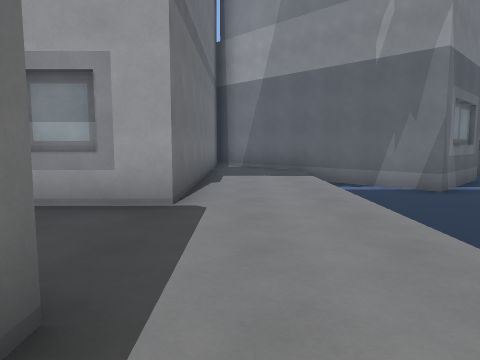
[1] (above)

24 first-person views from a walk through a 3-D level made in the Godot game engine. The camera is 1.4 m above the floor, tilts 6° down and sees 70° across. The floor is counted in squares, 2 m on a side. Each view is taken from the middle of a square. On the plan, view 1 faces up. The plan holds only what a view shows up to about 11 squares ahead; the rest is blank. The place goes on beyond the plan. Characters and animated objects are not drawn.

[2]
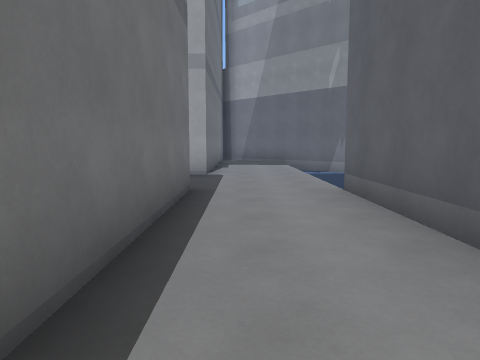

[3]
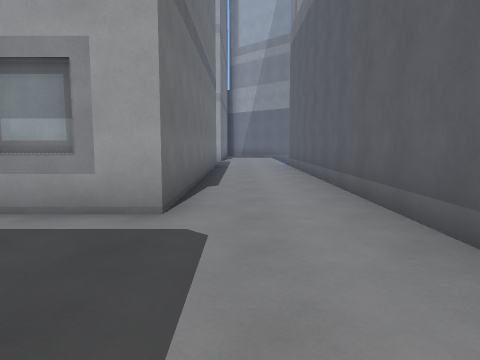

[4]
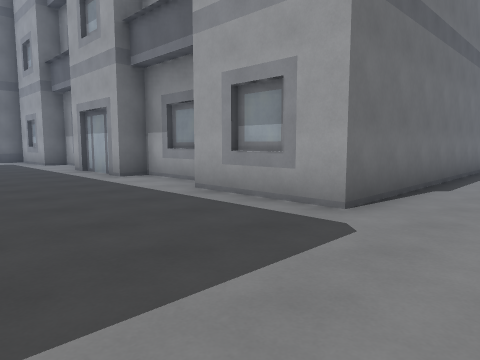

[5]
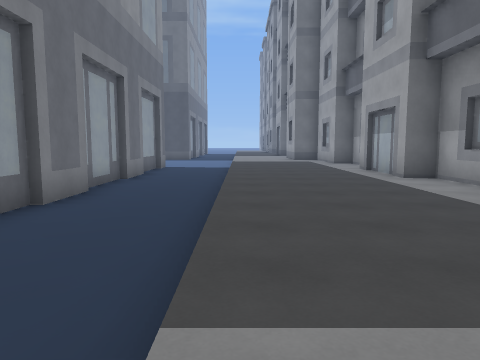

[6]
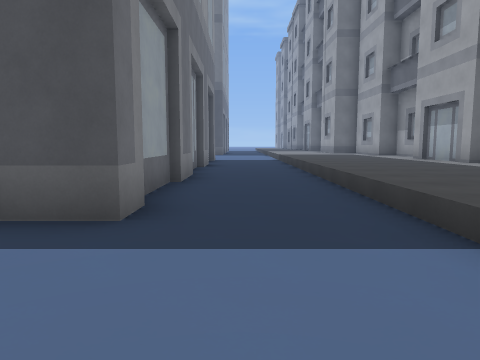

[7]
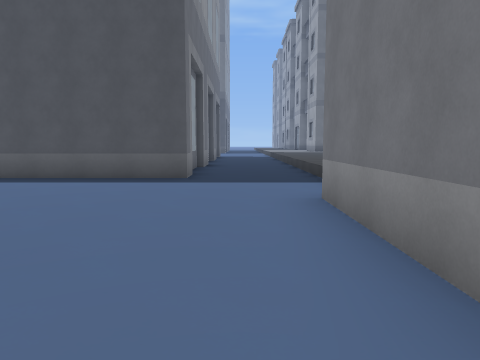

[8]
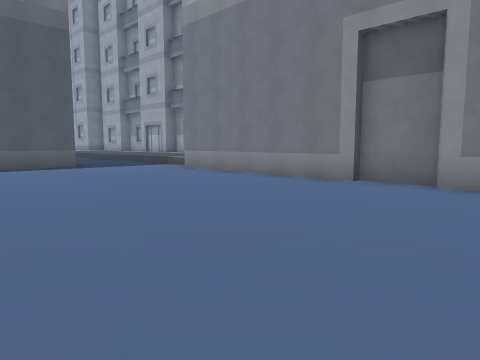

[9]
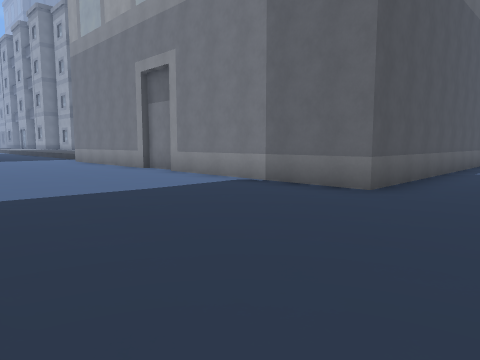

[10]
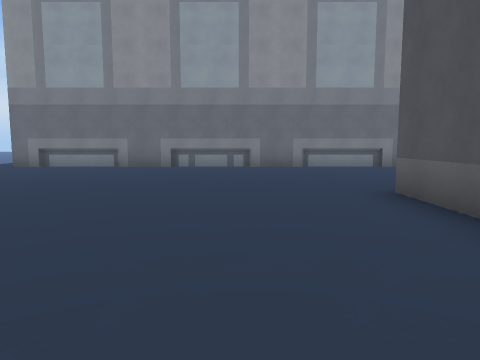

[11]
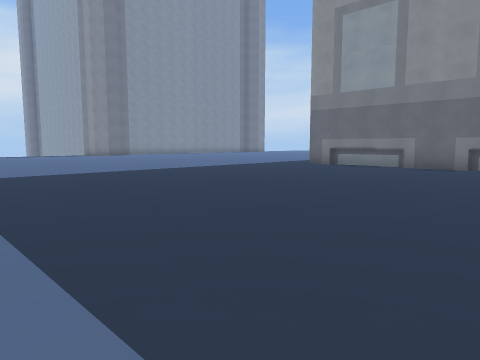

[12]
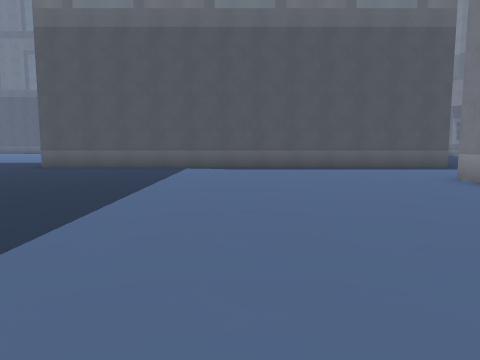

[13]
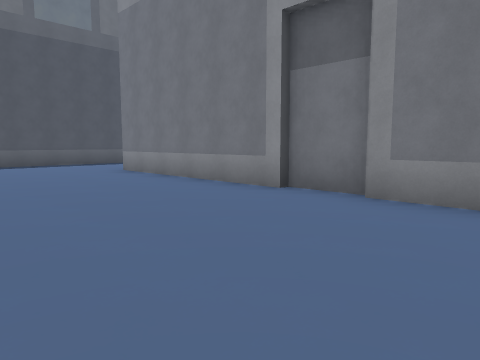

[14]
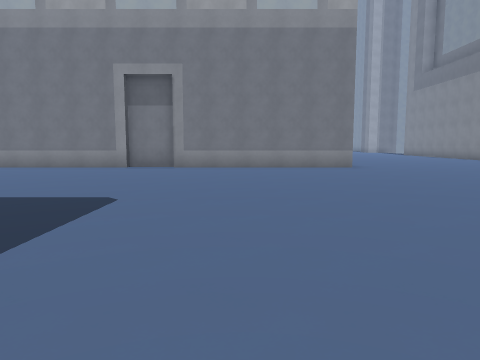

[15]
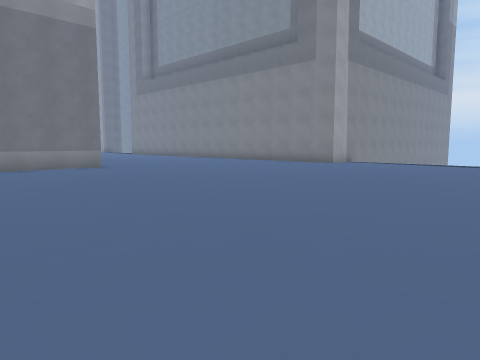

[16]
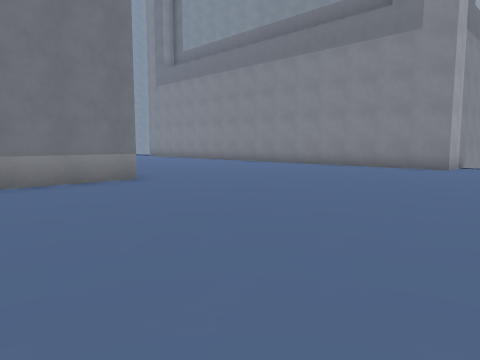

[17]
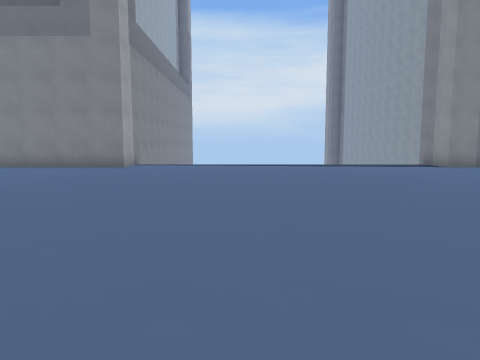

[18]
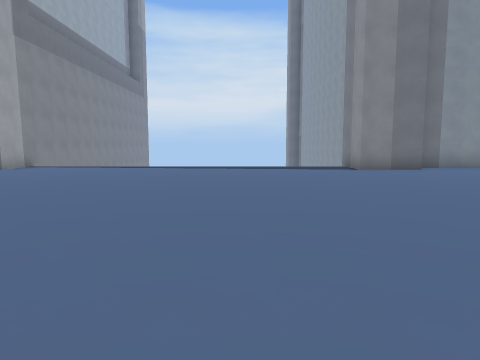

[19]
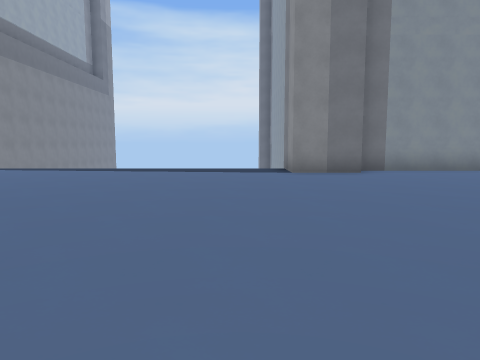

[20]
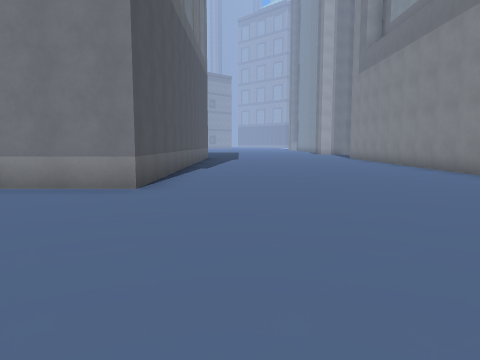

[21]
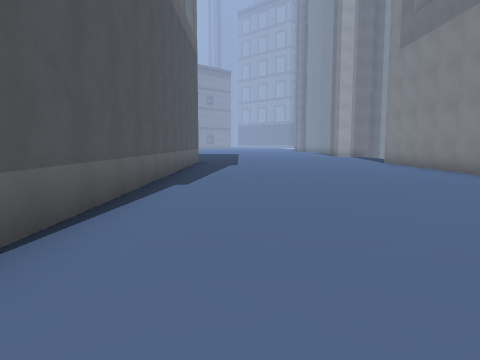

[22]
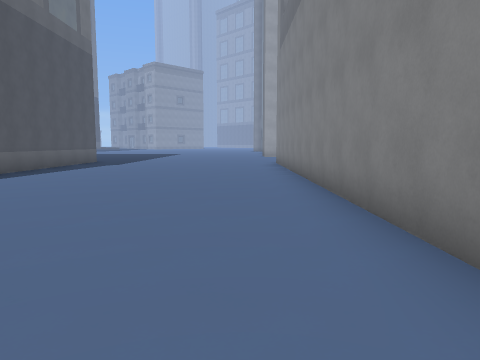

[23]
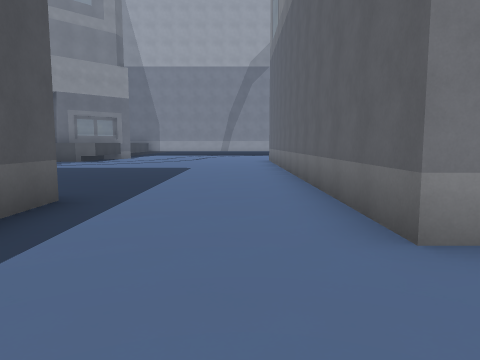

[24]
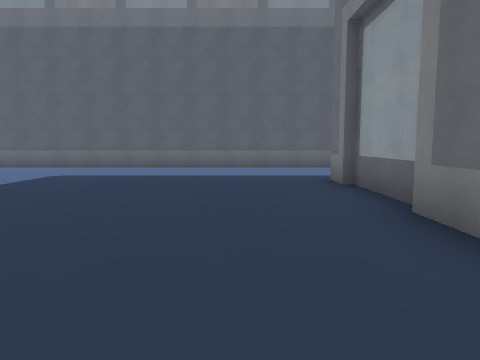

### Floor plan
Key: @ floor where view 1 was taken; # wall or solid block; . main floor; : floor 0.5 m higher than the main floor; B building.
Columns run from 10 left of view 1 to 38 right of it. Each row starts with its distance up from view 1.
  9          #::## ##        ...#          #.......#
  8          #::.###.    .......#          #.......#
  7          #::..#.     .......#          #.......#
  6          #::...      .......#          #.......#
  5          #::...    .........#          #.......#
  4        ###::..    ..........#          #.......#
  3         ::::.    ...........#          #.......#
  2          :::.     ..........#          #.......#
  1          #::#       ####....#          #.......#
  0          #@:#          #....############.......#
 -1          #::#          #.......................#
 -2          #::#          #.......................#
 -3          #::#          #.......................#
 -4          #::#          #.......................##
 -5          #::#          #........................
 -6 B ########::#          #........................
 -7 ::::::::::::#          #........................
 -8 ::::::::::::#          #........................
 -9 ::::::::::::           #........................
-10 ::::::::::::     ###   #........................
-11 ............######.#####........................
-12 ....................................  ..........
-13 ##..##..##.........................   ..........
-14  #########........................     .........
-15          #.......................       .......##
-16          #........................        .....#
-17          #       ....#############         ....#

Where each view was taken, in squares from view 1:
view 1: 0 up, 0 right, facing up
view 2: 4 down, 0 right, facing up
view 3: 10 down, 0 right, facing up
view 4: 10 down, 1 right, facing up-left
view 5: 10 down, 1 right, facing left
view 6: 12 down, 2 right, facing left
view 7: 12 down, 6 right, facing left
view 8: 17 down, 10 right, facing up-left
view 9: 16 down, 16 right, facing up-left
view 10: 6 down, 16 right, facing down
view 11: 6 down, 16 right, facing down-right
view 12: 5 down, 24 right, facing left
view 13: 5 down, 26 right, facing up-left
view 14: 11 down, 26 right, facing up
view 15: 11 down, 25 right, facing up-right
view 16: 7 down, 26 right, facing up-right
view 17: 8 down, 26 right, facing right
view 18: 11 down, 27 right, facing right
view 19: 13 down, 28 right, facing right
view 20: 6 down, 31 right, facing up
view 21: 2 down, 31 right, facing up
view 22: 2 down, 35 right, facing up
view 23: 3 down, 16 right, facing up
view 24: 3 up, 7 right, facing right
